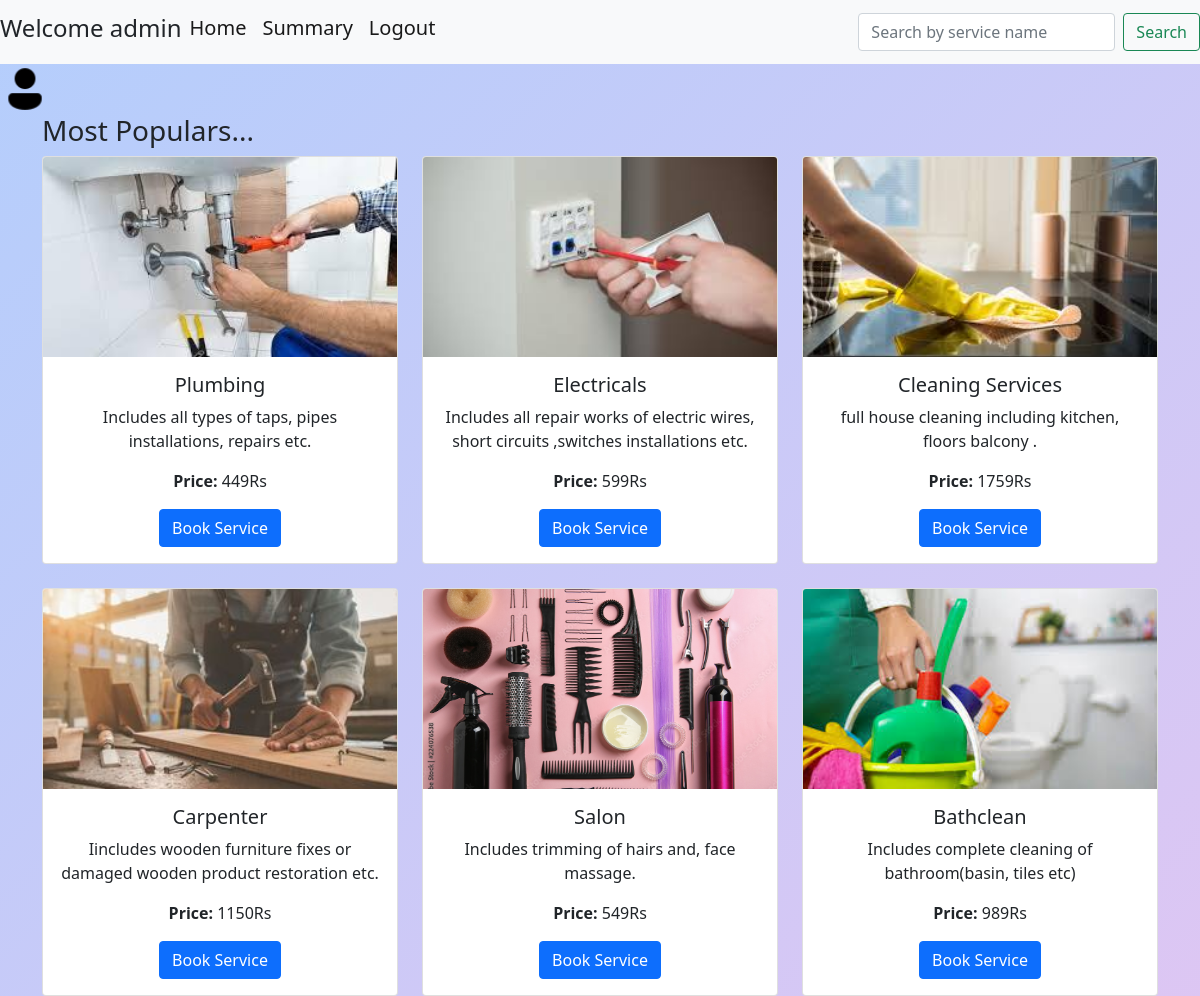
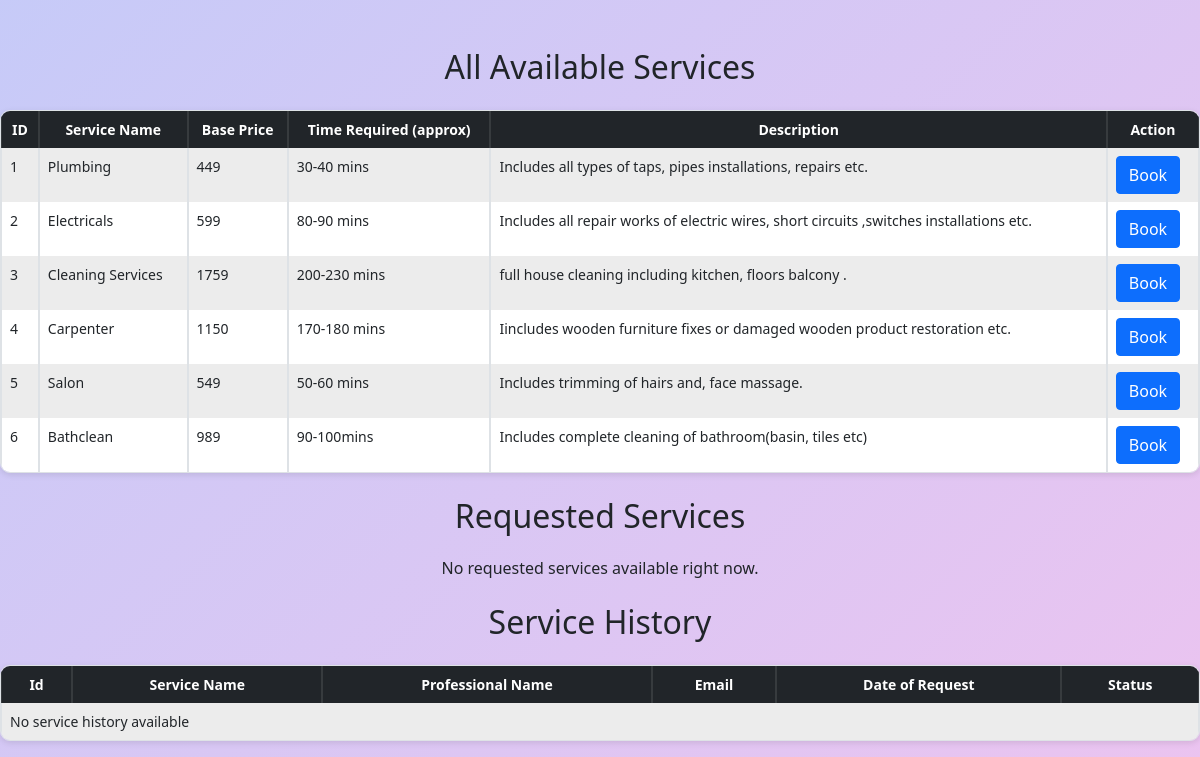
Page /user_dashboard (signed in) on the committed database (2 pictures, top to bottom).
### backend/models.py (models this page shows)
class Cust_info(db.Model):
    __tablename__="cust_info"
    id=db.Column(db.Integer,primary_key=True)
    uname=db.Column(db.String,unique=True,nullable=False)
    email=db.Column(db.String,nullable=False)
    pwd=db.Column(db.String,nullable=False)
    add=db.Column(db.String,nullable=False)
    pin=db.Column(db.Integer,nullable=False)
    role=db.Column(db.Integer,default=1)

class Service(db.Model):
    __tablename__="service"
    id=db.Column(db.Integer,primary_key=True)
    name=db.Column(db.String,unique=True,nullable=False)
    price=db.Column(db.Integer,nullable=False)
    time_required=db.Column(db.Integer,nullable=False)
    description=db.Column(db.String,nullable=False)

### backend/controllers.py (the view)
@app.route('/user_dashboard', methods=['GET'])
def user_dashboard():
    user_id = session.get("user_id")
    if not user_id:
        flash("User not logged in.", "error")
        return redirect(url_for("user_login"))
    user = Cust_info.query.get(user_id)
    username = session.get('username')
    services = Service.query.all()
    query = request.args.get('query', '').strip()
    search_results = []
    if query:
        search_results = Service.query.filter(Service.name.ilike(f"%{query}%")).all()
    requested_services = db.session.query(
        Service_request.id.label('req_id'),
        Service.name.label('service_name'),
        Service_request.date_of_request
    ).join(Service, Service_request.service_id == Service.id)\
     .filter(Service_request.user_id == user_id, Service_request.status == "requested").all()
    service_history = db.session.query(
        Service_request.id.label('req_id'),
        Service.name.label('service_name'),
        Service.description.label('service_description'),
        Pro_info.id.label('professional_id'),
        Pro_info.uname.label('professional_name'),
        Pro_info.email.label('professional_email'),
        Service_request.date_of_request,
        Service_request.status
    ).join(Service, Service_request.service_id == Service.id)\
     .join(Pro_info, Service_request.pro_id == Pro_info.id)\
     .filter(Service_request.user_id == user_id, Service_request.status.in_(["accepted", "closed"])).all()
    return render_template('user_dashboard.html',services=services,user=user,username=user.uname,service_history=service_history,requested_services=requested_services,search_results=search_results,search_query=query)

### templates/user_dashboard.html (shortened to what this page needs)
<!DOCTYPE html>
<html lang="en">
<head>
    <link rel="stylesheet" href="/static/style.css">
    <link href="https://cdn.jsdelivr.net/npm/bootstrap@5.0.2/dist/css/bootstrap.min.css" rel="stylesheet">
</head>
<body style="background: linear-gradient(-45deg, #f8bcbe, #f8cec0, #fdc0ec, #b4cefc); background-size: 400% 400%; animation: gradientAnimation 15s ease infinite; margin: 0; padding: 0;">
    <div id="container">
        <nav class="navbar navbar-expand-lg navbar-light bg-light">
          <label><H4>Welcome {{username}}</H4></label>
              <div class="collapse navbar-collapse" id="navbarSupportedContent">
                <ul class="navbar-nav me-auto mb-2 mb-lg-0">
                  <li class="nav-item">
                    <a class="nav-link active float-end" aria-current="page" href="{{ url_for('logout') }}"><h5>Logout</h5></a>
                    <a class="nav-link active float-end" data-bs-toggle="modal" data-bs-target="#summaryModal" aria-current="page"><h5>Summary</h5></a>
                    <a class="nav-link active float-end" aria-current="page" href="{{ url_for('user_dashboard') }}"><h5>Home</h5></a>
                  </li>
                </ul>
                <form class="d-flex" action="{{ url_for('user_dashboard') }}" method="GET">
                  <input class="form-control me-2" type="search" name="query" placeholder="Search by service name" aria-label="Search">
                  <button class="btn btn-outline-success" type="submit">Search</button>
                </form>
              </div>
            </div>
          <div id="container">
            <img src="/static/img/profile.png"
                 alt="Profile"
                 role="button"
                 data-bs-toggle="modal"
                 data-bs-target="#profileModal"
                 style="width: 50px; height: 50px; cursor: pointer;">
        </div>
        <div class="container">
          <div class="row">
              {% set predefined_images = {
                  'Plumbing': 'plumbing.jpeg',
                  'Electricals': 'Electricals.jpeg',
                  'Cleaning Services': 'cleaning_services.jpeg',
                  'Carpenter': 'carpenter.jpeg',
                  'Salon': 'Salon.jpeg',
                  'Bathclean': 'Bathclean.jpeg'} %}
              <h3>Most Populars...</h3>
              {% for service in services[:6] %}
              <div class="col-md-4 mb-4">
                  <div class="card h-100">
                      <img src="{{ url_for('static', filename='img/' + predefined_images.get(service.name, 'default.jpeg')) }}"
                           alt="{{ service.name }}"
                           class="card-img-top">
                      <div class="card-body">
                          <h5 class="card-title">{{ service.name }}</h5>
                          <p class="card-text">{{ service.description }}</p>
                          <p><strong>Price:</strong> {{ service.price }}Rs</p>
                          <form action="{{ url_for('book_service', service_id=service.id) }}" method="post">
                              <button type="submit" class="btn btn-primary">Book Service</button>
                          </form>
                      </div>
                  </div>
              </div>
              {% endfor %}
          </div>
      </div>
          <h2 class="text-center my-4">All Available Services</h2>
          {% if services %}
            <table class="table table-bordered table-striped">
              <thead class="table-dark">
                      <tr>
                          <th scope="col">ID</th>
                          <th scope="col">Service Name</th>
                          <th scope="col">Base Price</th>
                          <th scope="col">Time Required (approx)</th>
                          <th scope="col">Description</th>
                          <th scope="col">Action</th>
                      </tr>
                  </thead>
                  <tbody>
                      {% for service in services %}
                      <tr>
                          <td>{{ service.id }}</td>
                          <td>{{ service.name }}</td>
                          <td>{{ service.price }}</td>
                          <td>{{ service.time_required }}</td>
                          <td>{{ service.description }}</td>
                          <td>
                            <form action="{{ url_for('book_service', service_id=service.id) }}" method="POST">
                              <button type="submit" class="btn btn-primary">Book</button>
                            </form>
                      </tr>
                      {% endfor %}
                  </tbody>
            </table>
          {% else %}
            <h5>No services available</h5>
          {% endif %}
<h2 class="text-center my-4">Requested Services</h2>
{% if requested_services %}
  <table class="table table-bordered table-striped">
    <thead class="table-dark">
      <tr>
        <th scope="col">Request ID</th>
        <th scope="col">Service Name</th>
        <th scope="col">Date of Request</th>
        <th scope="col">Action</th>
      </tr>
    </thead>
    <tbody>
      {% for request in requested_services %}
        <tr>
          <td>{{ request.req_id }}</td>
          <td>{{ request.service_name }}</td>
          <td>{{ request.date_of_request }}</td>
          <td>
            <button type="button" class="btn btn-primary" data-toggle="modal" data-target="#editRequestModal{{ request.req_id }}">Edit</button>
            <form action="{{ url_for('cancel_service_request', request_id=request.req_id) }}" method="POST" style="display:inline;">
              <button type="submit" class="btn btn-danger" onclick="return confirm('Are you sure you want to cancel this service request?');">Cancel</button>
            </form>
          </td>
        </tr>
        <div class="modal fade" id="editRequestModal{{ request.req_id }}" tabindex="-1" role="dialog" aria-labelledby="editRequestModalLabel" aria-hidden="true">
          <div class="modal-dialog" role="document">
            <div class="modal-content">
              <div class="modal-header">
                <h5 class="modal-title" id="editRequestModalLabel">Edit Request Details</h5>
                <button type="button" class="close" data-dismiss="modal" aria-label="Close">
                  <span aria-hidden="true">&times;</span>
                </button>
              </div>
              <form action="{{ url_for('edit_request', request_id=request.req_id) }}" method="POST">
                <div class="modal-body">
                  <div class="form-group">
                    <label for="dateOfRequest">Date of Request</label>
                    <input type="date" class="form-control" id="dateOfRequest" name="date_of_request" value="{{ request.date_of_request }}" required>
                  </div>
                </div>
                <div class="modal-footer">
                  <button type="button" class="btn btn-secondary" data-dismiss="modal">Close</button>
                  <button type="submit" class="btn btn-primary">Save Changes</button>
                </div>
              </form>
            </div>
          </div>
        </div>
        {% endfor %}
      {% else %}
        <h6 class="text-center my-4">No requested services available right now.</h6>
      {% endif %}
  <h2 class="text-center my-4">Service History</h2>
    <table class="table table-bordered table-striped">
      <thead class="table-dark">
    <tr>
      <th scope="col">Id</th>
      <th scope="col">Service Name</th>
      <th scope="col">Professional Name</th>
      <th scope="col">Email</th>
      <th scope="col">Date of Request</th>
      <th scope="col">Status</th>
    </tr>
  </thead>
  <tbody>
    {% if service_history %}
      {% for req in service_history %}
      <tr>
        <td>{{ req.req_id }}</td>
        <td>{{ req.service_name }}</td>
        <td>{{ req.professional_name  }}</td>
        <td>{{ req.professional_email }}</td>
        <td>{{ req.date_of_request }}</td>
        <td>
        {% if req.status == "accepted" %}
            <button type="button" class="btn btn-warning" data-bs-toggle="modal" data-bs-target="#closeModal{{ req.req_id }}">
              Close It?
            </button>
            <div class="modal fade" id="closeModal{{ req.req_id }}" tabindex="-1" aria-labelledby="closeModalLabel" aria-hidden="true">
              <div class="modal-dialog">
                <div class="modal-content">
                  <form action="{{ url_for('close_request', request_id=req.req_id) }}" method="POST">
                  <div class="modal-header">
                    <h5 class="modal-title" id="closeModalLabel">Close Service Request</h5>
                    <button type="button" class="btn-close" data-bs-dismiss="modal" aria-label="Close"></button>
                  </div>
                  <div class="modal-body">
                    <p><strong>Request ID:</strong> {{ req.req_id }}</p>
                    <p><strong>Service Name:</strong> {{ req.service_name }}</p>
                    <p><strong>Service Description:</strong> {{ req.service_description }}</p>
                    <p><strong>Date:</strong> {{ req.date_of_request }}</p>
                    <p><strong>Professional ID:</strong> {{ req.professional_id }}</p>
                    <p><strong>Professional Name:</strong> {{ req.professional_name }}</p>
                    <p><strong>Email:</strong> {{ req.professional_email }}</p>
                    <form action="{{ url_for('close_request', request_id=req.req_id) }}" method="POST">
                      <div class="mb-3">
                        <label for="serviceRating{{ req.req_id }}" class="form-label"><strong>Service Rating</strong></label>
                        <select class="form-select" name="service_rating" id="serviceRating{{ req.req_id }}" required>
                          <option value="">Choose a rating</option>
                          <option value="1">1</option>
                          <option value="2">2</option>
                          <option value="3">3</option>
                          <option value="4">4</option>
                          <option value="5">5</option>
                        </select>
                      </div>
                      <div class="mb-3">
                        <label for="remarks{{ req.req_id }}" class="form-label"><strong>Remarks</strong></label>
                        <textarea class="form-control" name="remarks" id="remarks{{ req.req_id }}" rows="3" placeholder="Write any additional remarks here..."></textarea>
                      </div>
                  </div>
                  <div class="modal-footer">
                    <form action="{{ url_for('close_request', request_id=req.req_id) }}" method="POST">
                      <button type="submit" class="btn btn-danger">Yes, Close It</button>
                      <button type="button" class="btn btn-secondary" data-bs-dismiss="modal">Cancel</button>
                    </form>
                  </div>
                </div>
              </div>
            </div>
          {% else %}
            {{ req.status }}
          {% endif %}
        </td>
      </tr>
      {% endfor %}
    {% else %}
      <tr><td colspan="6">No service history available</td></tr>
    {% endif %}
  </tbody>
</table>
  </body>
</html>

### static/style.css (style rules this page uses)
* { margin: 0px; }
.table { border-collapse: separate; border-spacing: 0; font-size: 14px; border: 1px solid #ddd; border-radius: 10px; overflow: hidden; box-shadow: 0px 2px 6px rgba(0, 0, 0, 0.1); }
.table-dark th { background-color: #343a40; color: #fff; text-align: center; padding: 10px; border-bottom: 2px solid #ddd; }
.table-striped tbody tr:nth-of-type(odd) { background-color: #f9f9f9; }
.table-striped tbody tr:nth-of-type(even) { background-color: #fff; }
.card img { object-fit: cover; height: 200px; }
.card-body { text-align: center; }

### rows in the picture
Cust_info: uname "admin"
Service: shows a picture, name "Plumbing", description "Includes all types of taps, pipes installations, repairs etc.", price "449", id "1", time_required "30-40 mins"
Service: name (picture), name "Electricals", description "Includes all repair works of electric wires, short circuits ,switches installations etc.", price "599", id "2", time_required "80-90 mins"
Service: shows a picture, name "Cleaning Services", description "full house cleaning including kitchen, floors balcony .", price "1759", id "3", time_required "200-230 mins"
Service: shows a picture, name "Carpenter", description "Iincludes wooden furniture fixes or damaged wooden product restoration etc.", price "1150", id "4", time_required "170-180 mins"
Service: name (picture), name "Salon", description "Includes trimming of hairs and, face massage.", price "549", id "5", time_required "50-60 mins"
Service: name (picture), name "Bathclean", description "Includes complete cleaning of bathroom(basin, tiles etc)", price "989", id "6", time_required "90-100mins"
